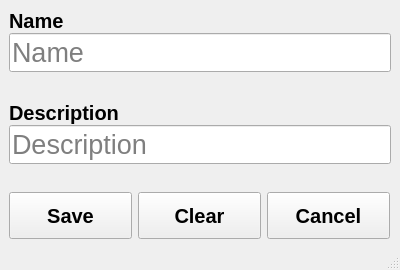
<?xml version="1.0" encoding="UTF-8"?>
<ui version="4.0">
 <class>createCategoryWindow</class>
 <widget class="QMainWindow" name="createCategoryWindow">
  <property name="geometry">
   <rect>
    <x>0</x>
    <y>0</y>
    <width>400</width>
    <height>270</height>
   </rect>
  </property>
  <property name="minimumSize">
   <size>
    <width>400</width>
    <height>270</height>
   </size>
  </property>
  <property name="maximumSize">
   <size>
    <width>400</width>
    <height>270</height>
   </size>
  </property>
  <property name="windowTitle">
   <string>Create category</string>
  </property>
  <widget class="QWidget" name="fieldsLayout">
   <layout class="QVBoxLayout" name="verticalLayout">
    <item>
     <layout class="QVBoxLayout" name="nameLayout">
      <property name="spacing">
       <number>0</number>
      </property>
      <item>
       <widget class="QLabel" name="firstNameLabel">
        <property name="sizePolicy">
         <sizepolicy hsizetype="Expanding" vsizetype="Preferred">
          <horstretch>0</horstretch>
          <verstretch>0</verstretch>
         </sizepolicy>
        </property>
        <property name="minimumSize">
         <size>
          <width>0</width>
          <height>10</height>
         </size>
        </property>
        <property name="font">
         <font>
          <pointsize>15</pointsize>
          <bold>true</bold>
         </font>
        </property>
        <property name="text">
         <string>Name</string>
        </property>
       </widget>
      </item>
      <item>
       <widget class="ValidatedLineEditor" name="nameLineEdit">
        <property name="sizePolicy">
         <sizepolicy hsizetype="Expanding" vsizetype="Preferred">
          <horstretch>0</horstretch>
          <verstretch>0</verstretch>
         </sizepolicy>
        </property>
        <property name="minimumSize">
         <size>
          <width>100</width>
          <height>20</height>
         </size>
        </property>
        <property name="font">
         <font>
          <pointsize>20</pointsize>
          <bold>false</bold>
         </font>
        </property>
        <property name="text">
         <string/>
        </property>
        <property name="placeholderText">
         <string>Name</string>
        </property>
       </widget>
      </item>
      <item>
       <widget class="QLabel" name="nameLabelInfo">
        <property name="sizePolicy">
         <sizepolicy hsizetype="Preferred" vsizetype="Preferred">
          <horstretch>0</horstretch>
          <verstretch>0</verstretch>
         </sizepolicy>
        </property>
        <property name="minimumSize">
         <size>
          <width>0</width>
          <height>10</height>
         </size>
        </property>
        <property name="font">
         <font>
          <pointsize>10</pointsize>
          <bold>false</bold>
         </font>
        </property>
        <property name="text">
         <string/>
        </property>
        <property name="textFormat">
         <enum>Qt::PlainText</enum>
        </property>
       </widget>
      </item>
     </layout>
    </item>
    <item>
     <layout class="QVBoxLayout" name="descriptionLayout">
      <property name="spacing">
       <number>0</number>
      </property>
      <item>
       <widget class="QLabel" name="descriptionLabel">
        <property name="sizePolicy">
         <sizepolicy hsizetype="Expanding" vsizetype="Preferred">
          <horstretch>0</horstretch>
          <verstretch>0</verstretch>
         </sizepolicy>
        </property>
        <property name="minimumSize">
         <size>
          <width>0</width>
          <height>10</height>
         </size>
        </property>
        <property name="font">
         <font>
          <pointsize>15</pointsize>
          <bold>true</bold>
         </font>
        </property>
        <property name="text">
         <string>Description</string>
        </property>
       </widget>
      </item>
      <item>
       <widget class="ValidatedLineEditor" name="descriptionLineEdit">
        <property name="sizePolicy">
         <sizepolicy hsizetype="Expanding" vsizetype="Preferred">
          <horstretch>0</horstretch>
          <verstretch>0</verstretch>
         </sizepolicy>
        </property>
        <property name="minimumSize">
         <size>
          <width>100</width>
          <height>20</height>
         </size>
        </property>
        <property name="font">
         <font>
          <pointsize>20</pointsize>
          <bold>false</bold>
         </font>
        </property>
        <property name="text">
         <string/>
        </property>
        <property name="placeholderText">
         <string>Description</string>
        </property>
       </widget>
      </item>
      <item>
       <widget class="QLabel" name="descriptionLabelInfo">
        <property name="sizePolicy">
         <sizepolicy hsizetype="Preferred" vsizetype="Preferred">
          <horstretch>0</horstretch>
          <verstretch>0</verstretch>
         </sizepolicy>
        </property>
        <property name="minimumSize">
         <size>
          <width>0</width>
          <height>10</height>
         </size>
        </property>
        <property name="font">
         <font>
          <pointsize>10</pointsize>
          <bold>false</bold>
         </font>
        </property>
        <property name="text">
         <string/>
        </property>
        <property name="textFormat">
         <enum>Qt::PlainText</enum>
        </property>
       </widget>
      </item>
     </layout>
    </item>
    <item>
     <layout class="QHBoxLayout" name="horizontalLayout">
      <item>
       <widget class="QPushButton" name="save_btn">
        <property name="sizePolicy">
         <sizepolicy hsizetype="Preferred" vsizetype="Preferred">
          <horstretch>0</horstretch>
          <verstretch>0</verstretch>
         </sizepolicy>
        </property>
        <property name="maximumSize">
         <size>
          <width>123</width>
          <height>47</height>
         </size>
        </property>
        <property name="font">
         <font>
          <pointsize>15</pointsize>
          <bold>true</bold>
          <underline>false</underline>
          <strikeout>false</strikeout>
         </font>
        </property>
        <property name="text">
         <string>Save</string>
        </property>
       </widget>
      </item>
      <item>
       <widget class="QPushButton" name="clear_btn">
        <property name="sizePolicy">
         <sizepolicy hsizetype="Minimum" vsizetype="Preferred">
          <horstretch>0</horstretch>
          <verstretch>0</verstretch>
         </sizepolicy>
        </property>
        <property name="maximumSize">
         <size>
          <width>123</width>
          <height>47</height>
         </size>
        </property>
        <property name="font">
         <font>
          <pointsize>15</pointsize>
          <bold>true</bold>
          <underline>false</underline>
          <strikeout>false</strikeout>
         </font>
        </property>
        <property name="text">
         <string>Clear</string>
        </property>
       </widget>
      </item>
      <item>
       <widget class="QPushButton" name="cancel_btn">
        <property name="sizePolicy">
         <sizepolicy hsizetype="Minimum" vsizetype="Preferred">
          <horstretch>0</horstretch>
          <verstretch>0</verstretch>
         </sizepolicy>
        </property>
        <property name="maximumSize">
         <size>
          <width>123</width>
          <height>47</height>
         </size>
        </property>
        <property name="font">
         <font>
          <pointsize>15</pointsize>
          <bold>true</bold>
          <underline>false</underline>
          <strikeout>false</strikeout>
         </font>
        </property>
        <property name="text">
         <string>Cancel</string>
        </property>
       </widget>
      </item>
     </layout>
    </item>
   </layout>
  </widget>
  <widget class="QMenuBar" name="menubar">
   <property name="geometry">
    <rect>
     <x>0</x>
     <y>0</y>
     <width>400</width>
     <height>19</height>
    </rect>
   </property>
  </widget>
  <widget class="QStatusBar" name="statusbar"/>
 </widget>
 <customwidgets>
  <customwidget>
   <class>ValidatedLineEditor</class>
   <extends>QLineEdit</extends>
   <header location="global">validatedlineeditor.h</header>
  </customwidget>
 </customwidgets>
 <resources/>
 <connections/>
</ui>
